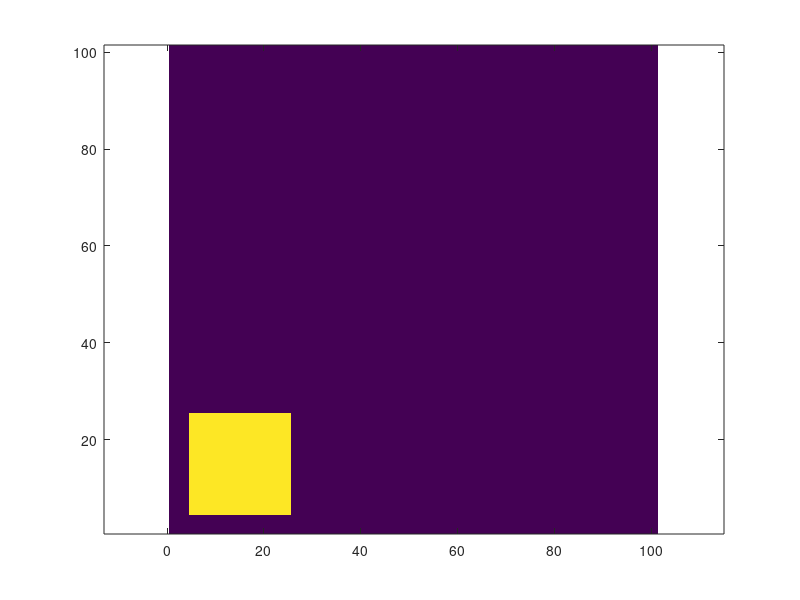

Write MATLAB code to recreate this figure.

%% make a simple domain w/ a square of non-zero thickness ... for testing 
%% advection schemes

clear all

thck = 10*ones( 101, 101 );
thck( 5:25, 5:25 ) = 200;
% thck( 90:95,90:95) = 150;

usrf = thck;
topg = zeros( size( thck ) );

figure, imagesc( thck ), axis xy
axis equal

uvelhom = 10*ones(5,100,100);
vvelhom = uvelhom;

uvelbc = uvelhom; vvelbc = vvelhom;

kinbcmask = zeros( 100, 100 );
kinbcmask(:,:) = 1;
% kinbcmask(1:80,1:80) = 1;

save advection.mat thck topg usrf uvelhom vvelhom kinbcmask uvelbc vvelbc



